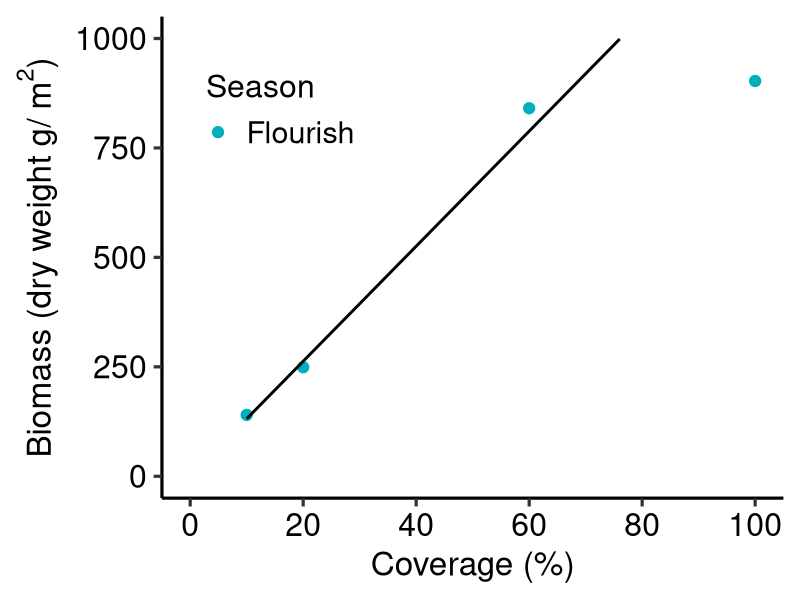
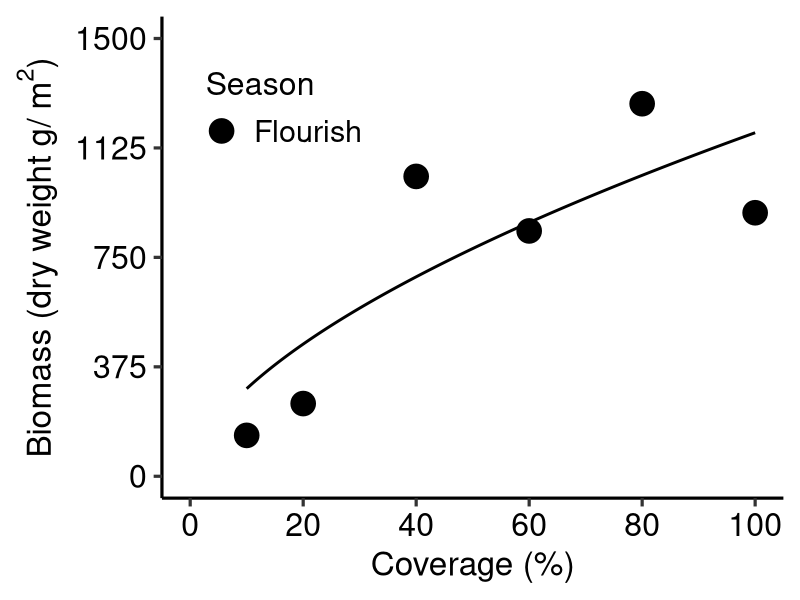
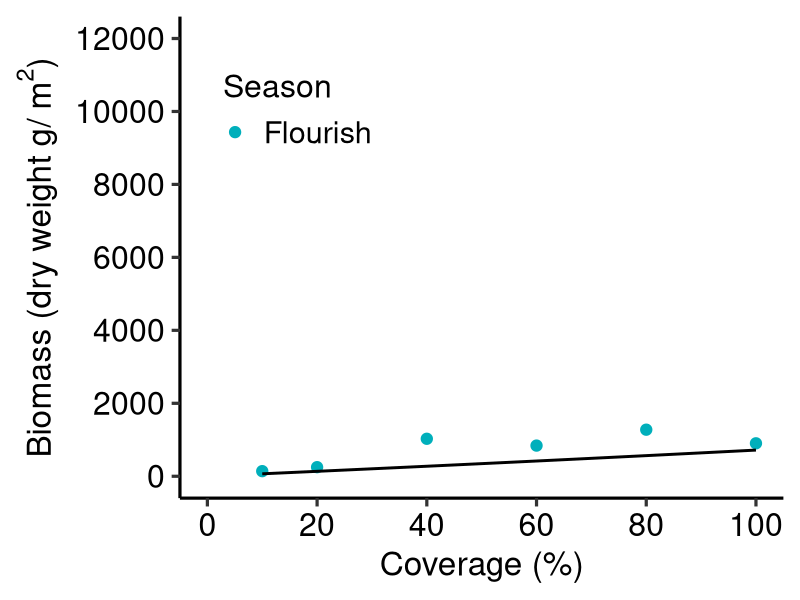
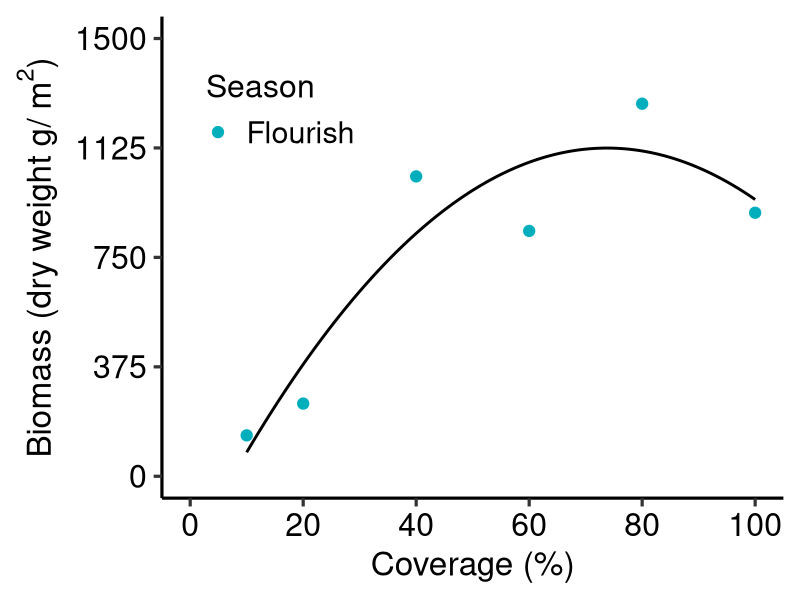
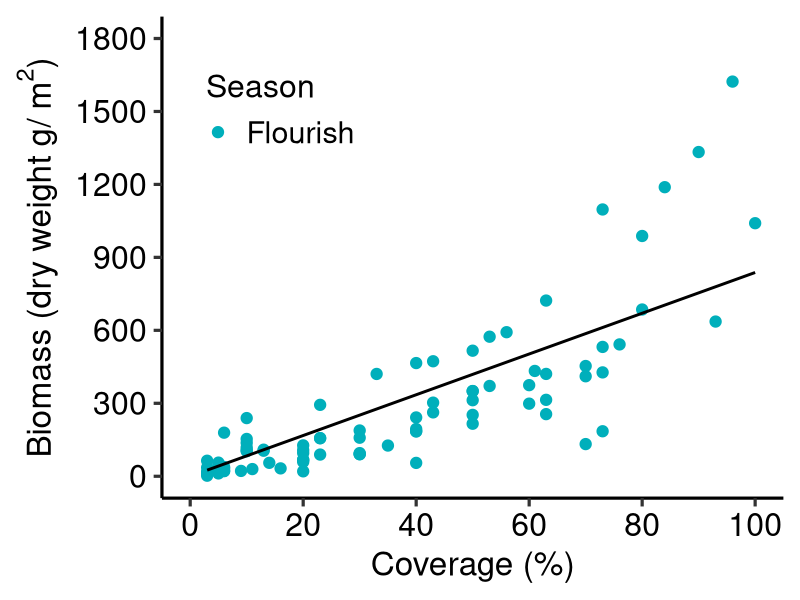

Reproduce these figures in R, in order. (Note: this script raises an error after producing the figures.)
rm(list=ls())
library(nlme)
library(ggplot2)

Hondawara<-read.csv("Sargassum_temperate.csv",stringsAsFactors = TRUE)
Hondawara$Season <- factor(Hondawara$Season, levels = c("Flourish","Decline") )
names(Hondawara)

####### Hokkaido @ Uganomoku##########
Hondawara_Hokkaido<-subset(Hondawara,Hondawara$Region=="Hokkaido")
Hondawara_Hokkaido$DW_g_m2

###線形モデル#####
model1_HD<- nls(DW_g_m2~ a*Cover,
                start = list(a=100),
                control = list(maxiter = 50000, warnOnly = TRUE),
                data = Hondawara_Hokkaido)
summary(model1_HD)
AIC(model1_HD)
BIC(model1_HD)

####累乗モデル#####
model2_HD<- nls(DW_g_m2~ a*Cover^b,
                start = list(a=10,b = 1),
                control = list(maxiter = 50000, warnOnly = TRUE),
                data = Hondawara_Hokkaido)
summary(model2_HD)
AIC(model2_HD)
BIC(model2_HD)

####指数モデル#####
model3_HD<- nls(DW_g_m2~ a*exp(b*Cover),
                start = list(a=40,b = 0.05), 
                control = list(maxiter = 50000, warnOnly = TRUE),
                data = Hondawara_Hokkaido,
                trace=TRUE)
summary(model3_HD)
AIC(model3_HD)
BIC(model3_HD)

model3_HD2<- nls(DW_g_m2~ a*exp(b*Cover)-a,
                start = list(a=40,b = 0.05), 
                control = list(maxiter = 50000, warnOnly = TRUE),
                data = Hondawara_Hokkaido,
                trace=TRUE)
summary(model3_HD2)
AIC(model3_HD2)
BIC(model3_HD2)


####二次関数モデル#####
model4_HD<- nls(DW_g_m2~ a*Cover^2 + b*Cover + c,
                start = list(a=1, b=1,c=1), data =  Hondawara_Hokkaido)
summary(model4_HD)
AIC(model4_HD)
BIC(model4_HD)



####### Hokkaido##########
library(ggplot2)

#Model1
dummy_Hokkaido<- expand.grid(Cover=seq(min(Hondawara_Hokkaido$Cover),
                                       max(Hondawara_Hokkaido$Cover),length=1000))

pred_Hokkaido<- predict(model1_HD,newdata=dummy_Hokkaido,se.fit=T)
dummy_Hokkaido$DW<-pred_Hokkaido

plot_Hokkaido1<-ggplot(data=Hondawara_Hokkaido, aes(x=Cover, y=DW_g_m2,color = Season)) + 
  xlab("Coverage (%)")+ 
  ylab(expression(paste("Biomass (dry weight g/ ",{m^2},")",sep="")))+
  geom_point(size=3.5)+
  scale_x_continuous(breaks=seq(0, 100,length=6),limits=c(0,100))+
  scale_y_continuous(breaks=seq(0, 1000,length=5),limits=c(0,1000))+
  scale_color_manual(labels = c("Flourish", "Decline"),values = c("#00AFBB","#FC4E07"))+
  labs(color='Season')+
  geom_line(data=dummy_Hokkaido, aes(x=Cover, y=DW),linewidth=1,color="black",inherit.aes = FALSE)+
  theme_classic(base_size = 24, base_family = "sans")+
  theme(axis.text = element_text(color="black",size=23))+
  theme(legend.justification=c(0.02,0.02), legend.position=c(0.05,0.7), 
        legend.title=element_text(size=23),legend.text =  element_text(size = 22))
plot_Hokkaido1

#Model2
pred_Hokkaido2<- predict(model2_HD,newdata=dummy_Hokkaido,se.fit=T)
dummy_Hokkaido$DW2<-pred_Hokkaido2

plot_Hokkaido2<-ggplot(data=Hondawara_Hokkaido, aes(x=Cover, y=DW_g_m2,color = Season)) + 
  xlab("Coverage (%)")+ 
  ylab(expression(paste("Biomass (dry weight g/ ",{m^2},")",sep="")))+
  geom_point(size=8)+
  scale_x_continuous(breaks=seq(0, 100,length=6),limits=c(0,100))+
  scale_y_continuous(breaks=seq(0, 1500,length=5),limits=c(0,1500))+
  scale_color_manual(labels = c("Flourish", "Decline"),values = c("black","grey"))+
  labs(color='Season')+
  geom_line(data=dummy_Hokkaido, aes(x=Cover, y=DW2),linewidth=1,color="black",inherit.aes = FALSE)+
  theme_classic(base_size = 24, base_family = "sans")+
  theme(axis.text = element_text(color="black",size=23))+
  theme(legend.justification=c(0.02,0.02), legend.position=c(0.05,0.7), 
        legend.title=element_text(size=23),legend.text =  element_text(size = 22))
plot_Hokkaido2
 
# save width 600 * Height 500 

#Model 3
pred_Hokkaido3<- predict(model3_HD2,newdata=dummy_Hokkaido,se.fit=T)
dummy_Hokkaido$DW3<-pred_Hokkaido3

plot_Hokkaido3<-ggplot(data=Hondawara_Hokkaido, aes(x=Cover, y=DW_g_m2,color = Season)) + 
  xlab("Coverage (%)")+ 
  ylab(expression(paste("Biomass (dry weight g/ ",{m^2},")",sep="")))+
  geom_point(size=3.5)+
  scale_x_continuous(breaks=seq(0, 100,length=6),limits=c(0,100))+
  scale_y_continuous(breaks=seq(0, 12000,length=7),limits=c(0,12000))+
  scale_color_manual(labels = c("Flourish", "Decline"),values = c("#00AFBB","#FC4E07"))+
  labs(color='Season')+
  geom_line(data=dummy_Hokkaido, aes(x=Cover, y=DW3),linewidth=1,color="black",inherit.aes = FALSE)+
  theme_classic(base_size = 24, base_family = "sans")+
  theme(axis.text = element_text(color="black",size=23))+
  theme(legend.justification=c(0.02,0.02), legend.position=c(0.05,0.7), 
        legend.title=element_text(size=23),legend.text =  element_text(size = 22))
plot_Hokkaido3


#Model4
pred_Hokkaido4<- predict(model4_HD,newdata=dummy_Hokkaido,se.fit=T)
dummy_Hokkaido$DW4<-pred_Hokkaido4

plot_Hokkaido4<-ggplot(data=Hondawara_Hokkaido, aes(x=Cover, y=DW_g_m2,color = Season)) + 
  xlab("Coverage (%)")+ 
  ylab(expression(paste("Biomass (dry weight g/ ",{m^2},")",sep="")))+
  geom_point(size=3.5)+
  scale_x_continuous(breaks=seq(0, 100,length=6),limits=c(0,100))+
  scale_y_continuous(breaks=seq(0, 1500,length=5),limits=c(0,1500))+
  scale_color_manual(labels = c("Flourish", "Decline"),values = c("#00AFBB","#FC4E07"))+
  labs(color='Season')+
  geom_line(data=dummy_Hokkaido, aes(x=Cover, y=DW4),linewidth=1,color="black",inherit.aes = FALSE)+
  theme_classic(base_size = 24, base_family = "sans")+
  theme(axis.text = element_text(color="black",size=23))+
  theme(legend.justification=c(0.02,0.02), legend.position=c(0.05,0.7), 
        legend.title=element_text(size=23),legend.text =  element_text(size = 22))
plot_Hokkaido4

#width 600 * Height 500 save


####### NorthJapanSea @ Sado ##########
Hondawara_NorthJapanSea<-subset(Hondawara,Hondawara$Region=="NorthJapanSea",na.rm = TRUE)


####線形モデル#####
model1_NJ<- nls(DW_g_m2~ a*Cover,
                start = list(a=50),data = Hondawara_NorthJapanSea)
summary(model1_NJ)
AIC(model1_NJ)
BIC(model1_NJ)

####累乗モデル#####
model2_NJ<- nls(DW_g_m2~ a*Cover^b,
                start = list(a=1.444,b = 1.3181),data = Hondawara_NorthJapanSea,
                control = list(maxiter = 50000, warnOnly = TRUE),
                trace=TRUE)
summary(model2_NJ)
AIC(model2_NJ)
BIC(model2_NJ)

####指数モデル#####
model3_NJ<- nls(DW_g_m2~ a*exp(b*Cover),
                start = list(a=17.5,b =0.048), data = Hondawara_NorthJapanSea,
                control = list(maxiter = 50000, warnOnly = TRUE),
                trace=TRUE)

summary(model3_NJ)
AIC(model3_NJ)
BIC(model3_NJ)

model3_NJ2<- nls(DW_g_m2~ a*exp(b*Cover)-a,
                start = list(a=17.5,b =0.048), data = Hondawara_NorthJapanSea,
                control = list(maxiter = 50000, warnOnly = TRUE),
                trace=TRUE)

summary(model3_NJ2)
AIC(model3_NJ2)
BIC(model3_NJ2)

####二次関数モデル#####
model4_NJ<- nls(DW_g_m2~ a*Cover^2 + b*Cover + c,
                start = list(a=1, b=1,c=1), data =  Hondawara_NorthJapanSea)
summary(model4_NJ)
AIC(model4_NJ)
BIC(model4_NJ)


#######Plot line  NorthJapanSea @ Sado##########
#Model1
dummy_NorthJapanSea<- expand.grid(Cover=seq(min(Hondawara_NorthJapanSea$Cover,na.rm=T),
                                            max(Hondawara_NorthJapanSea$Cover,na.rm=T),length=1000,na.rm = TRUE))
pred_NorthJapanSea1<- predict(model1_NJ,newdata=dummy_NorthJapanSea,se.fit=T)
dummy_NorthJapanSea$DW1<-pred_NorthJapanSea1

plot_NorthJapanSea1<-ggplot(data=Hondawara_NorthJapanSea, aes(x=Cover, y=DW_g_m2,color = Season)) + 
  xlab("Coverage (%)")+ 
  ylab(expression(paste("Biomass (dry weight g/ ",{m^2},")",sep="")))+
  geom_point(size=3.5)+
  scale_x_continuous(breaks=seq(0, 100,length=6),limits=c(0,100))+
  scale_y_continuous(breaks=seq(0, 1800,length=7),limits=c(0,1800))+ 
  scale_color_manual(labels = c("Flourish", "Decline"),values = c("#00AFBB","#FC4E07"))+
  labs(color='Season')+
  geom_line(data=dummy_NorthJapanSea, aes(x=Cover, y=DW1),linewidth=1,color="black",inherit.aes = FALSE)+
  theme_classic(base_size = 24, base_family = "sans")+
  theme(axis.text = element_text(color="black",size=23))+
  theme(legend.justification=c(0.02,0.02), legend.position=c(0.05,0.7), 
        legend.title=element_text(size=23),legend.text =  element_text(size = 22))
plot_NorthJapanSea1


#Model2
dummy_NorthJapanSea<- expand.grid(Cover=seq(min(Hondawara_NorthJapanSea$Cover),
                                            max(Hondawara_NorthJapanSea$Cover),length=1000))
pred_NorthJapanSea2<- predict(model2_NJ,newdata=dummy_NorthJapanSea,se.fit=T)
dummy_NorthJapanSea$DW2<-pred_NorthJapanSea2

plot_NorthJapanSea2<-ggplot(data=Hondawara_NorthJapanSea, aes(x=Cover, y=DW_g_m2,color = Season)) + 
  xlab("Coverage (%)")+ 
  ylab(expression(paste("Biomass (dry weight g/ ",{m^2},")",sep="")))+
  geom_point(size=3.5)+
  scale_x_continuous(breaks=seq(0, 100,length=6),limits=c(0,100))+
  scale_y_continuous(breaks=seq(0, 1800,length=7),limits=c(0,1800))+ 
  scale_color_manual(labels = c("Flourish", "Decline"),values = c("#00AFBB","#FC4E07"))+
  labs(color='Season')+
  geom_line(data=dummy_NorthJapanSea, aes(x=Cover, y=DW2),linewidth=1,color="black",inherit.aes = FALSE)+
  theme_classic(base_size = 24, base_family = "sans")+
  theme(axis.text = element_text(color="black",size=23))+
  theme(legend.justification=c(0.02,0.02), legend.position=c(0.05,0.7), 
        legend.title=element_text(size=23),legend.text =  element_text(size = 22))
plot_NorthJapanSea2

#Model3
dummy_NorthJapanSea<- expand.grid(Cover=seq(min(Hondawara_NorthJapanSea$Cover,na.rm=T),
                                            max(Hondawara_NorthJapanSea$Cover,na.rm=T),length=1000))
pred_NorthJapanSea3<- predict(model3_NJ2,newdata=dummy_NorthJapanSea,se.fit=T)
dummy_NorthJapanSea$DW3<-pred_NorthJapanSea3

plot_NorthJapanSea3<-ggplot(data=Hondawara_NorthJapanSea, aes(x=Cover, y=DW_g_m2,color = Season)) + 
  xlab("Coverage (%)")+ 
  ylab(expression(paste("Biomass (dry weight g/ ",{m^2},")",sep="")))+
  geom_point(size=8)+
  scale_x_continuous(breaks=seq(0, 100,length=6),limits=c(0,100))+
  scale_y_continuous(breaks=seq(0, 1800,length=7),limits=c(0,1800))+ 
  scale_color_manual(labels = c("Flourish", "Decline"),values = c("black","grey"))+
  labs(color='Season')+
  geom_line(data=dummy_NorthJapanSea, aes(x=Cover, y=DW3),linewidth=1,color="black",inherit.aes = FALSE)+
  theme_classic(base_size = 24, base_family = "sans")+
  theme(axis.text = element_text(color="black",size=23))+
  theme(legend.justification=c(0.02,0.02), legend.position=c(0.05,0.7), 
        legend.title=element_text(size=23),legend.text =  element_text(size = 22))
plot_NorthJapanSea3

#Model4
pred_NorthJapanSea4<- predict(model4_NJ,newdata=dummy_NorthJapanSea,se.fit=T)
dummy_NorthJapanSea$DW4<-pred_NorthJapanSea4

plot_NorthJapanSea4<-ggplot(data=Hondawara_NorthJapanSea, aes(x=Cover, y=DW_g_m2,color = Season)) + 
  xlab("Coverage (%)")+ 
  ylab(expression(paste("Biomass (dry weight g/ ",{m^2},")",sep="")))+
  geom_point(size=3.5)+
  scale_x_continuous(breaks=seq(0, 100,length=6),limits=c(0,100))+
  scale_y_continuous(breaks=seq(0, 1800,length=7),limits=c(0,1800))+ 
  scale_color_manual(labels = c("Flourish", "Decline"),values = c("#00AFBB","#FC4E07"))+
  labs(color='Season')+
  geom_line(data=dummy_NorthJapanSea, aes(x=Cover, y=DW4),linewidth=1,color="black",inherit.aes = FALSE)+
  theme_classic(base_size = 24, base_family = "sans")+
  theme(axis.text = element_text(color="black",size=23))+
  theme(legend.justification=c(0.02,0.02), legend.position=c(0.05,0.7), 
        legend.title=element_text(size=23),legend.text =  element_text(size = 22))
plot_NorthJapanSea4

#width 600 * Height 500 save

####### Central Pacific @ Hondawara##########
Hondawara_CentralPacific<-subset(Hondawara,Hondawara$Region=="CentralPacific")

####線形モデル#####
model1_cp<- nls(DW_g_m2~ a*Cover,
              start = list(a=50),data = Hondawara_CentralPacific)
summary(model1_cp)
AIC(model1_cp)
BIC(model1_cp)

####累乗モデル#####
model2_cp<- nls(DW_g_m2~ a*Cover^b,
              start = list(a=10,b = 1),data = Hondawara_CentralPacific)
summary(model2_cp)
AIC(model2_cp)
BIC(model2_cp)

####指数モデル#####
model3_cp<- nls(DW_g_m2~ a*exp(b*Cover),
              start = list(a=50,b = 0.01), 
              control = list(maxiter = 50000, warnOnly = TRUE),
              data = Hondawara_CentralPacific,
              trace=TRUE)
summary(model3_cp)
AIC(model3_cp)
BIC(model3_cp)

model3_cp2<- nls(DW_g_m2~ a*exp(b*Cover)-a,
                start = list(a=50,b = 0.01), 
                control = list(maxiter = 50000, warnOnly = TRUE),
                data = Hondawara_CentralPacific,
                trace=TRUE)
summary(model3_cp2)
AIC(model3_cp2)
BIC(model3_cp2)

####二次関数モデル#####
model4_cp<- nls(DW_g_m2~ a*Cover^2 + b*Cover + c,
              start = list(a=1, b=1,c=1), data =  Hondawara_CentralPacific)
summary(model4_cp)
AIC(model4_cp)
BIC(model4_cp)



####### Central Pacific @ Hondawara##########
#Model1
dummy_CentralPacific<- expand.grid(Cover=seq(min(Hondawara_CentralPacific$Cover),
                                             max(Hondawara_CentralPacific$Cover),length=1000))

pred_CentralPacific<- predict(model1_cp,newdata=dummy_CentralPacific,se.fit=T)
dummy_CentralPacific$DW<-pred_CentralPacific
  
plot_CentralPacific1<-ggplot(data=Hondawara_CentralPacific, aes(x=Cover, y=DW_g_m2,color = Season)) + 
  xlab("Coverage (%)")+ 
  ylab(expression(paste("Biomass (dry weight g/ ",{m^2},")",sep="")))+
  geom_point(size=8)+
  scale_x_continuous(breaks=seq(0, 100,length=6),limits=c(0,100))+
  scale_y_continuous(breaks=seq(0, 4000,length=5),limits=c(0,4000))+
  scale_color_manual(labels = c("Flourish", "Decline"),values = c("black","grey"))+
  labs(color='Season')+
  geom_line(data=dummy_CentralPacific, aes(x=Cover, y=DW),linewidth=1,color="black",inherit.aes = FALSE)+
  theme_classic(base_size = 24, base_family = "sans")+
  theme(axis.text = element_text(color="black",size=23))+
  theme(legend.justification=c(0.02,0.02), legend.position=c(0.05,0.7), 
        legend.title=element_text(size=23),legend.text =  element_text(size = 22))
plot_CentralPacific1

#Model2
pred_CentralPacific2<- predict(model2_cp,newdata=dummy_CentralPacific,se.fit=T)
dummy_CentralPacific$DW2<-pred_CentralPacific2

plot_CentralPacific2<-ggplot(data=Hondawara_CentralPacific, aes(x=Cover, y=DW_g_m2,color = Season)) + 
  xlab("Coverage (%)")+ 
  ylab(expression(paste("Biomass (dry weight g/ ",{m^2},")",sep="")))+
  geom_point(size=3.5)+
  scale_x_continuous(breaks=seq(0, 100,length=6),limits=c(0,100))+
  scale_y_continuous(breaks=seq(0, 4000,length=5),limits=c(0,4000))+
  scale_color_manual(labels = c("Flourish", "Decline"),values = c("#00AFBB","#FC4E07"))+
  labs(color='Season')+
  geom_line(data=dummy_CentralPacific, aes(x=Cover, y=DW2),linewidth=1,color="black",inherit.aes = FALSE)+
  theme_classic(base_size = 24, base_family = "sans")+
  theme(axis.text = element_text(color="black",size=23))+
  theme(legend.justification=c(0.02,0.02), legend.position=c(0.05,0.7), 
        legend.title=element_text(size=23),legend.text =  element_text(size = 22))
plot_CentralPacific2

# save width 600 * Height 500 
#Model 3
pred_CentralPacific3<- predict(model3_cp,newdata=dummy_CentralPacific,se.fit=T)
dummy_CentralPacific$DW3<-pred_CentralPacific3

plot_CentralPacific3<-ggplot(data=Hondawara_CentralPacific, aes(x=Cover, y=DW_g_m2,color = Season)) + 
  xlab("Coverage (%)")+ 
  ylab(expression(paste("Biomass (dry weight g/ ",{m^2},")",sep="")))+
  geom_point(size=3.5)+
  scale_x_continuous(breaks=seq(0, 100,length=6),limits=c(0,100))+
  scale_y_continuous(breaks=seq(0, 1500,length=7),limits=c(0,1500))+
  scale_color_manual(labels = c("Flourish", "Decline"),values = c("#00AFBB","#FC4E07"))+
  labs(color='Season')+
  geom_line(data=dummy_CentralPacific, aes(x=Cover, y=DW3),linewidth=1,color="black",inherit.aes = FALSE)+
  theme_classic(base_size = 24, base_family = "sans")+
  theme(axis.text = element_text(color="black",size=23))+
  theme(legend.justification=c(0.02,0.02), legend.position=c(0.05,0.7), 
        legend.title=element_text(size=23),legend.text =  element_text(size = 22))
plot_CentralPacific3


#Model4
pred_CentralPacific4<- predict(model4_cp,newdata=dummy_CentralPacific,se.fit=T)
dummy_CentralPacific$DW4<-pred_CentralPacific4

plot_CentralPacific4<-ggplot(data=Hondawara_CentralPacific, aes(x=Cover, y=DW_g_m2,color = Season)) + 
  xlab("Coverage (%)")+ 
  ylab(expression(paste("Biomass (dry weight g/ ",{m^2},")",sep="")))+
  geom_point(size=3.5)+
  scale_x_continuous(breaks=seq(0, 100,length=6),limits=c(0,100))+
  scale_y_continuous(breaks=seq(0, 1500,length=7),limits=c(0,1500))+
  scale_color_manual(labels = c("Flourish", "Decline"),values = c("#00AFBB","#FC4E07"))+
  labs(color='Season')+
  geom_line(data=dummy_CentralPacific, aes(x=Cover, y=DW4),linewidth=1,color="black",inherit.aes = FALSE)+
  theme_classic(base_size = 24, base_family = "sans")+
  theme(axis.text = element_text(color="black",size=23))+
  theme(legend.justification=c(0.02,0.02), legend.position=c(0.05,0.7), 
        legend.title=element_text(size=23),legend.text =  element_text(size = 22))
plot_CentralPacific4

#width 600 * Height 500 save




####### SetoIslandSea  ##########
Hondawara_SetoIslandSea<-subset(Hondawara,Hondawara$Region=="SetoIslandSea")


####線形モデル#####
model1_ST<- nls(DW_g_m2~ a*Cover,
              start = list(a=50),data = Hondawara_SetoIslandSea)
summary(model1_ST)
AIC(model1_ST)
BIC(model1_ST)

####累乗モデル#####
model2_ST<- nls(DW_g_m2~ a*Cover^b,
              start = list(a=1.444,b = 1.3181),data = Hondawara_SetoIslandSea,
              control = list(maxiter = 50000, warnOnly = TRUE),
              trace=TRUE)
summary(model2_ST)
AIC(model2_ST)
BIC(model2_ST)

####指数モデル#####
model3_ST<- nls(DW_g_m2~ a*exp(b*Cover),
              start = list(a=17.5,b =0.048), data = Hondawara_SetoIslandSea,
              control = list(maxiter = 50000, warnOnly = TRUE),
              trace=TRUE)

summary(model3_ST)
AIC(model3_ST)
BIC(model3_ST)

model3_ST2<- nls(DW_g_m2~ a*exp(b*Cover)-a,
                start = list(a=17.5,b =0.048), data = Hondawara_SetoIslandSea,
                control = list(maxiter = 50000, warnOnly = TRUE),
                trace=TRUE)

summary(model3_ST2)
AIC(model3_ST2)
BIC(model3_ST2)

####二次関数モデル#####
model4_ST<- nls(DW_g_m2~ a*Cover^2 + b*Cover + c,
              start = list(a=1, b=1,c=1), data =  Hondawara_SetoIslandSea)
summary(model4_ST)
AIC(model4_ST)
BIC(model4_ST)

######Plot line  SetoIslandSea @ Sado##########
#Model1
dummy_SetoIslandSea<- expand.grid(Cover=seq(min(Hondawara_SetoIslandSea$Cover),
                                            max(Hondawara_SetoIslandSea$Cover),length=1000))
pred_SetoIslandSea1<- predict(model1_ST,newdata=dummy_SetoIslandSea,se.fit=T)
dummy_SetoIslandSea$DW1<-pred_SetoIslandSea1

plot_SetoIslandSea1<-ggplot(data=Hondawara_SetoIslandSea, aes(x=Cover, y=DW_g_m2,color = Season)) + 
  xlab("Coverage (%)")+ 
  ylab(expression(paste("Biomass (dry weight g/ ",{m^2},")",sep="")))+
  geom_point(size=8)+
  scale_x_continuous(breaks=seq(0, 100,length=6),limits=c(0,100))+
  scale_y_continuous(breaks=seq(0, 4000,length=5),limits=c(0,4000))+ 
  scale_color_manual(labels = c("Flourish", "Decline"),values = c("black","grey"))+
  labs(color='Season')+
  geom_line(data=dummy_SetoIslandSea, aes(x=Cover, y=DW1),linewidth=1,color="black",inherit.aes = FALSE)+
  theme_classic(base_size = 24, base_family = "sans")+
  theme(axis.text = element_text(color="black",size=23))+
  theme(legend.justification=c(0.02,0.02), legend.position=c(0.05,0.7), 
        legend.title=element_text(size=23),legend.text =  element_text(size = 22))
plot_SetoIslandSea1


#Model2
pred_SetoIslandSea2<- predict(model2_ST,newdata=dummy_SetoIslandSea,se.fit=T)
dummy_SetoIslandSea$DW2<-pred_SetoIslandSea2

plot_SetoIslandSea2<-ggplot(data=Hondawara_SetoIslandSea, aes(x=Cover, y=DW_g_m2,color = Season)) + 
  xlab("Coverage (%)")+ 
  ylab(expression(paste("Biomass (dry weight g/ ",{m^2},")",sep="")))+
  geom_point(size=3.5)+
  scale_x_continuous(breaks=seq(0, 100,length=6),limits=c(0,100))+
  scale_y_continuous(breaks=seq(0, 4000,length=5),limits=c(0,4000))+ 
  scale_color_manual(labels = c("Flourish", "Decline"),values = c("#00AFBB","#FC4E07"))+
  labs(color='Season')+
  geom_line(data=dummy_SetoIslandSea, aes(x=Cover, y=DW2),linewidth=1,color="black",inherit.aes = FALSE)+
  theme_classic(base_size = 24, base_family = "sans")+
  theme(axis.text = element_text(color="black",size=23))+
  theme(legend.justification=c(0.02,0.02), legend.position=c(0.05,0.7), 
        legend.title=element_text(size=23),legend.text =  element_text(size = 22))
plot_SetoIslandSea2

#Model3
pred_SetoIslandSea3<- predict(model3_ST,newdata=dummy_SetoIslandSea,se.fit=T)
dummy_SetoIslandSea$DW3<-pred_SetoIslandSea3

plot_SetoIslandSea3<-ggplot(data=Hondawara_SetoIslandSea, aes(x=Cover, y=DW_g_m2,color = Season)) + 
  xlab("Coverage (%)")+ 
  ylab(expression(paste("Biomass (dry weight g/ ",{m^2},")",sep="")))+
  geom_point(size=3.5)+
  scale_x_continuous(breaks=seq(0, 100,length=6),limits=c(0,100))+
  scale_y_continuous(breaks=seq(0, 4000,length=5),limits=c(0,4000))+ 
  scale_color_manual(labels = c("Flourish", "Decline"),values = c("#00AFBB","#FC4E07"))+
  labs(color='Season')+
  geom_line(data=dummy_SetoIslandSea, aes(x=Cover, y=DW3),linewidth=1,color="black",inherit.aes = FALSE)+
  theme_classic(base_size = 24, base_family = "sans")+
  theme(axis.text = element_text(color="black",size=23))+
  theme(legend.justification=c(0.02,0.02), legend.position=c(0.05,0.7), 
        legend.title=element_text(size=23),legend.text =  element_text(size = 22))
plot_SetoIslandSea3

#Model4
pred_SetoIslandSea4<- predict(model4_ST,newdata=dummy_SetoIslandSea,se.fit=T)
dummy_SetoIslandSea$DW4<-pred_SetoIslandSea4

plot_SetoIslandSea4<-ggplot(data=Hondawara_SetoIslandSea, aes(x=Cover, y=DW_g_m2,color = Season)) + 
  xlab("Coverage (%)")+ 
  ylab(expression(paste("Biomass (dry weight g/ ",{m^2},")",sep="")))+
  geom_point(size=3.5)+
  scale_x_continuous(breaks=seq(0, 100,length=6),limits=c(0,100))+
  scale_y_continuous(breaks=seq(0, 4000,length=5),limits=c(0,4000))+ 
  scale_color_manual(labels = c("Flourish", "Decline"),values = c("#00AFBB","#FC4E07"))+
  labs(color='Season')+
  geom_line(data=dummy_SetoIslandSea, aes(x=Cover, y=DW4),linewidth=1,color="black",inherit.aes = FALSE)+
  theme_classic(base_size = 24, base_family = "sans")+
  theme(axis.text = element_text(color="black",size=23))+
  theme(legend.justification=c(0.02,0.02), legend.position=c(0.05,0.7), 
        legend.title=element_text(size=23),legend.text =  element_text(size = 22))
plot_SetoIslandSea4

#width 600 * Height 500 save

####### SouthJapanSea  ##########
Hondawara_SouthJapanSea<-subset(Hondawara,Hondawara$Region=="SouthJapanSea")


####線形モデル#####
model1 <- nls(DW_g_m2~ a*Cover,
              start = list(a=50),data = Hondawara_SouthJapanSea)
summary(model1)
AIC(model1)
BIC(model1)

####累乗モデル#####
model2 <- nls(DW_g_m2~ a*Cover^b,
              start = list(a=1.444,b = 1.3181),data = Hondawara_SouthJapanSea,
              control = list(maxiter = 50000, warnOnly = TRUE),
              trace=TRUE)
summary(model2)
AIC(model2)
BIC(model2)

####指数モデル#####
model3 <- nls(DW_g_m2~ a*exp(b*Cover),
              start = list(a=17.5,b =0.048), data = Hondawara_SouthJapanSea,
              control = list(maxiter = 50000, warnOnly = TRUE),
              trace=TRUE)

summary(model3)
AIC(model3)
BIC(model3)

model3_2 <- nls(DW_g_m2~ a*exp(b*Cover)-a,
              start = list(a=17.5,b =0.048), data = Hondawara_SouthJapanSea,
              control = list(maxiter = 50000, warnOnly = TRUE),
              trace=TRUE)

summary(model3_2)
AIC(model3_2)
BIC(model3_2)

####二次関数モデル#####
model4 <- nls(DW_g_m2~ a*Cover^2 + b*Cover + c,
              start = list(a=-0.2, b=20,c=-50), 
              control = list(maxiter = 50000, warnOnly = TRUE),
              data =  Hondawara_SouthJapanSea)
summary(model4)
AIC(model4)
BIC(model4)

######Plot line  SouthJapanSea ##########
#Model1
dummy_SouthJapanSea<- expand.grid(Cover=seq(min(Hondawara_SouthJapanSea$Cover),
                                            max(Hondawara_SouthJapanSea$Cover),length=1000))
pred_SouthJapanSea1<- predict(model1,newdata=dummy_SouthJapanSea,se.fit=T)
dummy_SouthJapanSea$DW1<-pred_SouthJapanSea1

plot_SouthJapanSea1<-ggplot(data=Hondawara_SouthJapanSea, aes(x=Cover, y=DW_g_m2,color = Season)) + 
  xlab("Coverage (%)")+ 
  ylab(expression(paste("Biomass (dry weight g/ ",{m^2},")",sep="")))+
  geom_point(size=8)+
  scale_x_continuous(breaks=seq(0, 100,length=6),limits=c(0,100))+
  scale_y_continuous(breaks=seq(0, 4000,length=5),limits=c(0,4000))+ 
  scale_color_manual(labels = c("Flourish", "Decline"),values = c("black","grey"))+
  labs(color='Season')+
  geom_line(data=dummy_SouthJapanSea, aes(x=Cover, y=DW1),linewidth=1,color="black",inherit.aes = FALSE)+
  theme_classic(base_size = 24, base_family = "sans")+
  theme(axis.text = element_text(color="black",size=23))+
  theme(legend.justification=c(0.02,0.02), legend.position=c(0.05,0.7), 
        legend.title=element_text(size=23),legend.text =  element_text(size = 22))
plot_SouthJapanSea1


#Model2
dummy_SouthJapanSea<- expand.grid(Cover=seq(min(Hondawara_SouthJapanSea$Cover),
                                            max(Hondawara_SouthJapanSea$Cover),length=1000))
pred_SouthJapanSea2<- predict(model2,newdata=dummy_SouthJapanSea,se.fit=T)
dummy_SouthJapanSea$DW2<-pred_SouthJapanSea2

plot_SouthJapanSea2<-ggplot(data=Hondawara_SouthJapanSea, aes(x=Cover, y=DW_g_m2,color = Season)) + 
  xlab("Coverage (%)")+ 
  ylab(expression(paste("Biomass (dry weight g/ ",{m^2},")",sep="")))+
  geom_point(size=3.5)+
  scale_x_continuous(breaks=seq(0, 100,length=6),limits=c(0,100))+
  scale_y_continuous(breaks=seq(0, 4000,length=5),limits=c(0,4000))+ 
  scale_color_manual(labels = c("Flourish", "Decline"),values = c("#00AFBB","#FC4E07"))+
  labs(color='Season')+
  geom_line(data=dummy_SouthJapanSea, aes(x=Cover, y=DW2),linewidth=1,color="black",inherit.aes = FALSE)+
  theme_classic(base_size = 24, base_family = "sans")+
  theme(axis.text = element_text(color="black",size=23))+
  theme(legend.justification=c(0.02,0.02), legend.position=c(0.05,0.7), 
        legend.title=element_text(size=23),legend.text =  element_text(size = 22))
plot_SouthJapanSea2

#Model3
pred_SouthJapanSea3<- predict(model3_2,newdata=dummy_SouthJapanSea,se.fit=T)
dummy_SouthJapanSea$DW3<-pred_SouthJapanSea3

plot_SouthJapanSea3<-ggplot(data=Hondawara_SouthJapanSea, aes(x=Cover, y=DW_g_m2,color = Season)) + 
  xlab("Coverage (%)")+ 
  ylab(expression(paste("Biomass (dry weight g/ ",{m^2},")",sep="")))+
  geom_point(size=5)+
  scale_x_continuous(breaks=seq(0, 100,length=6),limits=c(0,100))+
  scale_y_continuous(breaks=seq(0, 4000,length=5),limits=c(0,4000))+ 
  scale_color_manual(labels = c("Flourish", "Decline"),values = c("black","grey"))+
  labs(color='Season')+
  geom_line(data=dummy_SouthJapanSea, aes(x=Cover, y=DW3),linewidth=1,color="black",inherit.aes = FALSE)+
  theme_classic(base_size = 24, base_family = "sans")+
  theme(axis.text = element_text(color="black",size=23))+
  theme(legend.justification=c(0.02,0.02), legend.position=c(0.05,0.7), 
        legend.title=element_text(size=23),legend.text =  element_text(size = 22))
plot_SouthJapanSea3

#Model4
pred_SouthJapanSea4<- predict(model4,newdata=dummy_SouthJapanSea,se.fit=T)
dummy_SouthJapanSea$DW4<-pred_SouthJapanSea4

plot_SouthJapanSea4<-ggplot(data=Hondawara_SouthJapanSea, aes(x=Cover, y=DW_g_m2,color = Season)) + 
  xlab("Coverage (%)")+ 
  ylab(expression(paste("Biomass (dry weight g/ ",{m^2},")",sep="")))+
  geom_point(size=3.5)+
  scale_x_continuous(breaks=seq(0, 100,length=6),limits=c(0,100))+
  scale_y_continuous(breaks=seq(0, 4000,length=5),limits=c(0,4000))+ 
  scale_color_manual(labels = c("Flourish", "Decline"),values = c("#00AFBB","#FC4E07"))+
  labs(color='Season')+
  geom_line(data=dummy_SouthJapanSea, aes(x=Cover, y=DW4),linewidth=1,color="black",inherit.aes = FALSE)+
  theme_classic(base_size = 24, base_family = "sans")+
  theme(axis.text = element_text(color="black",size=23))+
  theme(legend.justification=c(0.02,0.02), legend.position=c(0.05,0.7), 
        legend.title=element_text(size=23),legend.text =  element_text(size = 22))
plot_SouthJapanSea4

#width 600 * Height 500 save

####### EastChinaSea  ##########
Hondawara_EastChinaSea<-subset(Hondawara,Hondawara$Region=="EastChinaSea")


####線形モデル#####
model1_EC <- nls(DW_g_m2~ a*Cover,
              start = list(a=50),data = Hondawara_EastChinaSea)
summary(model1_EC)
AIC(model1_EC)
BIC(model1_EC)

####累乗モデル#####
model2_EC<- nls(DW_g_m2~ a*Cover^b,
              start = list(a=1.444,b = 1.3181),data = Hondawara_EastChinaSea,
              control = list(maxiter = 50000, warnOnly = TRUE),
              trace=TRUE)
summary(model2_EC)
AIC(model2_EC)
BIC(model2_EC)

####指数モデル#####
model3_EC<- nls(DW_g_m2~ a*exp(b*Cover),
              start = list(a=17.5,b =0.048), data = Hondawara_EastChinaSea,
              control = list(maxiter = 50000, warnOnly = TRUE),
              trace=TRUE)

summary(model3_EC)
AIC(model3_EC)
BIC(model3_EC)


model3_EC2<- nls(DW_g_m2~ a*exp(b*Cover)-a,
                start = list(a=17.5,b =0.048), data = Hondawara_EastChinaSea,
                control = list(maxiter = 50000, warnOnly = TRUE),
                trace=TRUE)

summary(model3_EC2)
AIC(model3_EC2)
BIC(model3_EC2)

####二次関数モデル#####
model4_EC<- nls(DW_g_m2~ a*Cover^2 + b*Cover + c,
              start = list(a=-0.2, b=20,c=-50), 
              control = list(maxiter = 50000, warnOnly = TRUE),
              data =  Hondawara_EastChinaSea)
summary(model4_EC)
AIC(model4_EC)
BIC(model4_EC)

######Plot line  EastChinaSea ##########
#Model1
dummy_EastChinaSea<- expand.grid(Cover=seq(min(Hondawara_EastChinaSea$Cover),
                                            max(Hondawara_EastChinaSea$Cover),length=1000))
pred_EastChinaSea1<- predict(model1_EC,newdata=dummy_EastChinaSea,se.fit=T)
dummy_EastChinaSea$DW1<-pred_EastChinaSea1

plot_EastChinaSea1<-ggplot(data=Hondawara_EastChinaSea, aes(x=Cover, y=DW_g_m2,color = Season)) + 
  xlab("Coverage (%)")+ 
  scale_x_continuous(breaks=seq(0, 100,length=6),limits=c(0,100))+
  ylab(expression(paste("Biomass (dry weight g/ ",{m^2},")",sep="")))+
  geom_point(size=3.5)+
  scale_x_continuous(breaks=seq(0, 100,length=6),limits=c(0,100))+
  scale_y_continuous(breaks=seq(0, 1000,length=6),limits=c(0,1000))+ 
  scale_color_manual(labels = c("Flourish", "Decline"),values = c("#00AFBB","#FC4E07"))+
  labs(color='Season')+
  geom_line(data=dummy_EastChinaSea, aes(x=Cover, y=DW1),linewidth=1,color="black",inherit.aes = FALSE)+
  theme_classic(base_size = 24, base_family = "sans")+
  theme(axis.text = element_text(color="black",size=23))+
  theme(legend.justification=c(0.02,0.02), legend.position=c(0.05,0.7), 
        legend.title=element_text(size=23),legend.text =  element_text(size = 22))
plot_EastChinaSea1


#Model2
dummy_EastChinaSea<- expand.grid(Cover=seq(min(Hondawara_EastChinaSea$Cover),
                                           max(Hondawara_EastChinaSea$Cover),length=1000))
pred_EastChinaSea2<- predict(model2_EC,newdata=dummy_EastChinaSea,se.fit=T)
dummy_EastChinaSea$DW2<-pred_EastChinaSea2

plot_EastChinaSea2<-ggplot(data=Hondawara_EastChinaSea, aes(x=Cover, y=DW_g_m2,color = Season)) + 
  xlab("Coverage (%)")+ 
  ylab(expression(paste("Biomass (dry weight g/ ",{m^2},")",sep="")))+
  geom_point(size=8)+
  scale_color_manual(labels = c("Flourish", "Decline"),values = c("black","grey"))+
  labs(color='Season')+
  xlab("Coverage (%)")+ 
  scale_x_continuous(breaks=seq(0, 100,length=6),limits=c(0,100))+
  scale_y_continuous(breaks=seq(0, 1000,length=6),limits=c(0,1000))+ 
  geom_line(data=dummy_EastChinaSea, aes(x=Cover, y=DW2),linewidth=1,color="black",inherit.aes = FALSE)+
  theme_classic(base_size = 24, base_family = "sans")+
  theme(axis.text = element_text(color="black",size=23))+
  theme(legend.justification=c(0.02,0.02), legend.position=c(0.05,0.7), 
        legend.title=element_text(size=23),legend.text =  element_text(size = 22))
plot_EastChinaSea2

#Model3
pred_EastChinaSea3<- predict(model3_EC,newdata=dummy_EastChinaSea,se.fit=T)
dummy_EastChinaSea$DW3<-pred_EastChinaSea3

plot_EastChinaSea3<-ggplot(data=Hondawara_EastChinaSea, aes(x=Cover, y=DW_g_m2,color = Season)) + 
  xlab("Coverage (%)")+ 
  ylab(expression(paste("Biomass (dry weight g/ ",{m^2},")",sep="")))+
  scale_x_continuous(breaks=seq(0, 100,length=6),limits=c(0,100))+
  ylim(0,500)+
  geom_point(size=3.5)+
  scale_color_manual(labels = c("Flourish", "Decline"),values = c("#00AFBB","#FC4E07"))+
  labs(color='Season')+
  geom_line(data=dummy_EastChinaSea, aes(x=Cover, y=DW3),linewidth=1,color="black",inherit.aes = FALSE)+
  theme_classic(base_size = 24, base_family = "sans")+
  theme(axis.text = element_text(color="black",size=23))+
  theme(legend.justification=c(0.02,0.02), legend.position=c(0.05,0.7), 
        legend.title=element_text(size=23),legend.text =  element_text(size = 22))
plot_EastChinaSea3

#Model4
pred_EastChinaSea4<- predict(model4_EC,newdata=dummy_EastChinaSea,se.fit=T)
dummy_EastChinaSea$DW4<-pred_EastChinaSea4

plot_EastChinaSea4<-ggplot(data=Hondawara_EastChinaSea, aes(x=Cover, y=DW_g_m2,color = Season)) + 
  xlab("Coverage (%)")+ 
  ylab(expression(paste("Biomass (dry weight g/ ",{m^2},")",sep="")))+
  scale_x_continuous(breaks=seq(0, 100,length=6),limits=c(0,100))+
  ylim(0,500)+
  geom_point(size=3.5)+
  scale_color_manual(labels = c("Flourish", "Decline"),values = c("#00AFBB","#FC4E07"))+
  labs(color='Season')+
  geom_line(data=dummy_EastChinaSea, aes(x=Cover, y=DW4),linewidth=1,color="black",inherit.aes = FALSE)+
  theme_classic(base_size = 24, base_family = "sans")+
  theme(axis.text = element_text(color="black",size=23))+
  theme(legend.justification=c(0.02,0.02), legend.position=c(0.05,0.7), 
        legend.title=element_text(size=23),legend.text =  element_text(size = 22))
plot_EastChinaSea4

#width 600 * Height 500 save

